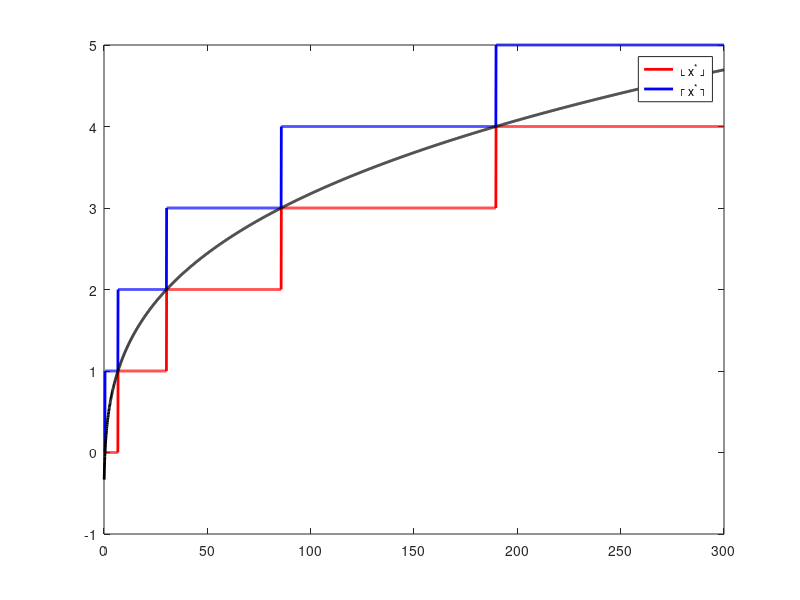

Reproduce this figure in MATLAB. (Note: this script raises an error after producing the figure.)
clear
lambda = 5;
mu = 4;
rho = lambda / mu;
k = 0.1 : .1 : 300;
c = 10;
k_example = 106;

v1 = zeros(1, length(k));
v2 = zeros(1, length(k));
x1 = zeros(1, length(k));
x2 = zeros(1, length(k));
x_opt = zeros(1, length(k));

for i = 1 : length(k)
    if rho == 1
        x_opt(i) = (2.*k(i).*lambda^3./c^2).^(1/4) - 1;
        x1(i) = floor(x_opt(i));
        if x1(i) < 0
            x1(i) = 0;
        end
        x2(i) = ceil(x_opt(i));
    else
        myfun1 = @(x) (k(i).*lambda.^3.*(1-rho).^3./(c.^2.*rho.^3)).*(1 + 1./(rho.^(x+1)-1)).^2 + (rho.^(x+1)-1)./log(rho) - x - 1;
        x_opt(i) = fzero(myfun1, [-0.9 200]);
        x1(i) = floor(x_opt(i));
        if x1(i) < 0
            x1(i) = 0;
        end
        x2(i) = ceil(x_opt(i));
    end
end


figure(11920)
plot(k, x1, 'r','LineWidth',2,'MarkerSize',2)
hold on
plot(k, x2, 'b','LineWidth',2,'MarkerSize',2)
plot(k, x_opt, 'k','LineWidth',2,'MarkerSize',2)
legend('\lfloor x^* \rfloor','\lceil x^* \rceil')
title('\rho = ' + string(rho) + ', c = ' + string(c) + ', k_{example} = ' + string(k_example), 'FontSize', 15)
xlabel('k')
ylabel('floor(x^*) & ceil(x^*)')
grid on
